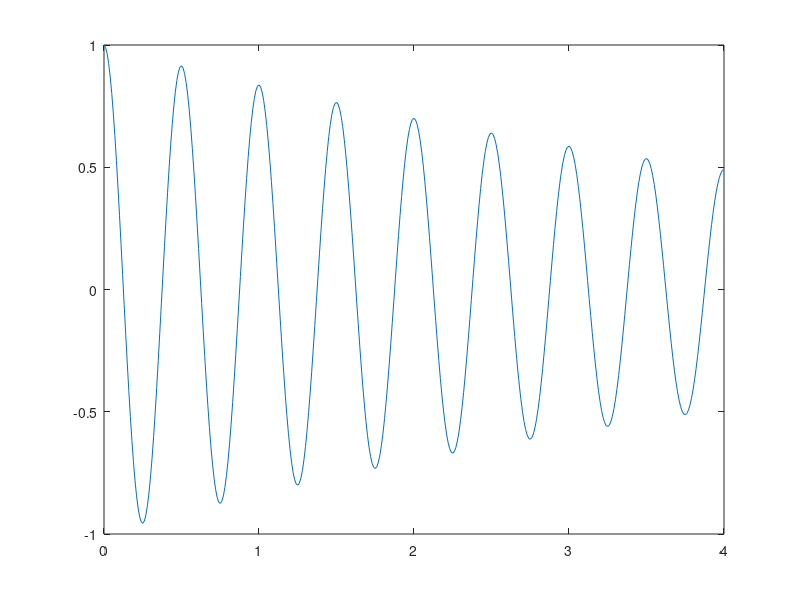

MATLAB code for this plot:
t = 0:0.001:5;
z1 = 5 * exp(4j * pi * t);
z2 = 2 * exp(-1j * 2 * pi * t);

z3 = (z1 + z2) / 2;

plot(real(t), imag(z3));
% saveas(gcf, "img/z3(t).png")

plot3(real(z3), imag(z3), t);
% saveas(gcf, "img/z3(t)_3d.png")

t1 = 0:0.01:5;
x1 = real(10 * exp((-1 - 2j * pi) * t1));
plot(t1, x1);
% saveas(gcf, "img/x1(t).png")

t2 = 0:0.01:6;
x2 = imag(3 - exp((-2 - 4j * pi) * t2));
plot(t2, x2);
% saveas(gcf, "img/x2(t).png")

t3 = 0:0.01:4;
x3 = 3 - imag(exp((-4 + pi * j) * t3));
plot(t3, x3);
% saveas(gcf, "img/x3(t).png")

t4 = 0:0.01:7;
x4 = zeros(size(t4));   % Inicializa um vetor preenchido com 0s, do tamanho de t4

for k = 1:5
    x4 = x4 + cos(2 * pi * k * t4 + pi / 6);    % Para k de 1 a 5,
end

plot(t4, x4);
% saveas(gcf, "img/x4(t).png")

t5 = 0:0.01:4;
cd = -log(0.7) / 2;
x5 = exp(-cd * t5) .* cos(2 * pi * 2 * t5);

plot(t5, x5);
% saveas(gcf, "img/x5(t).png");